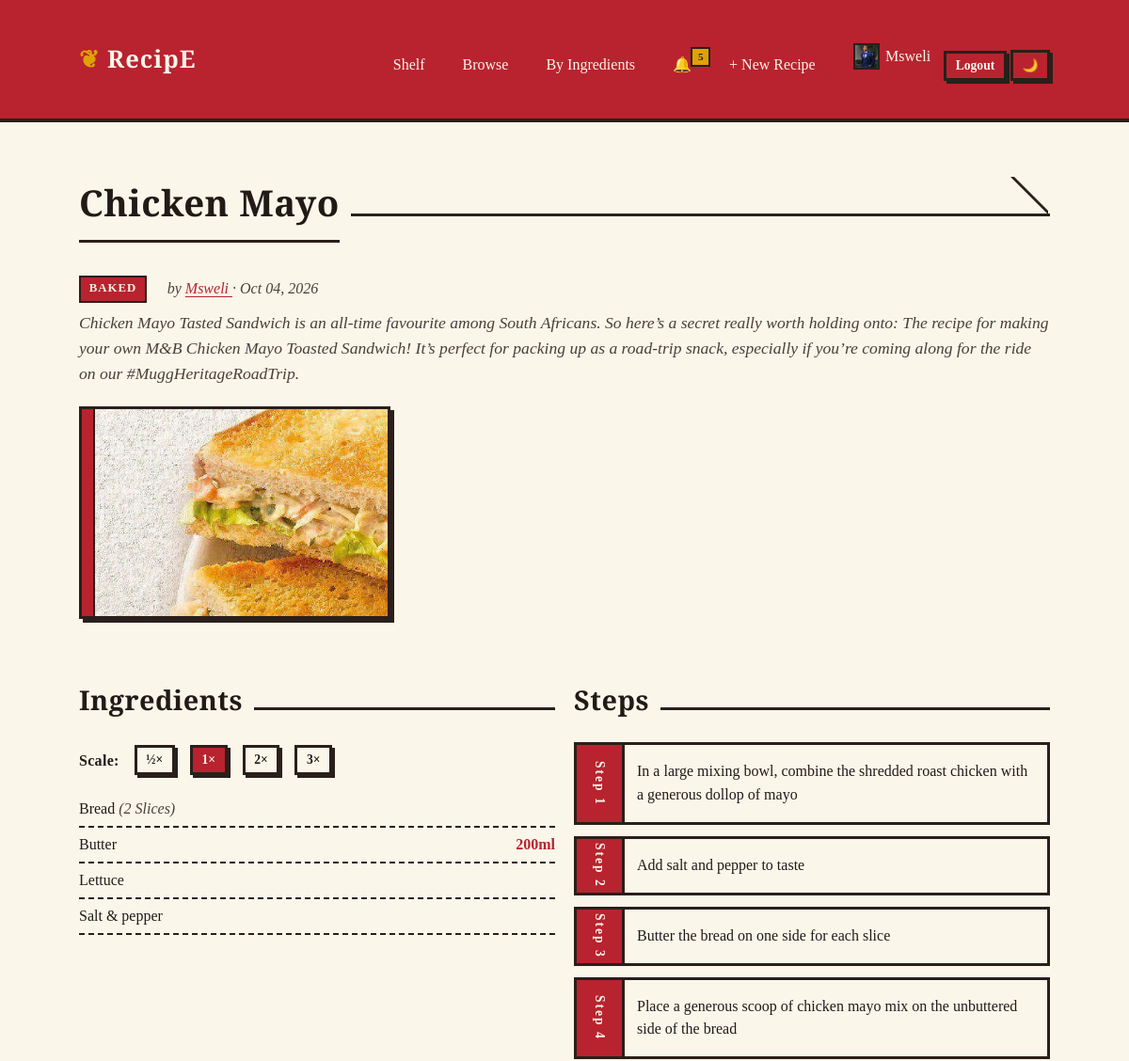
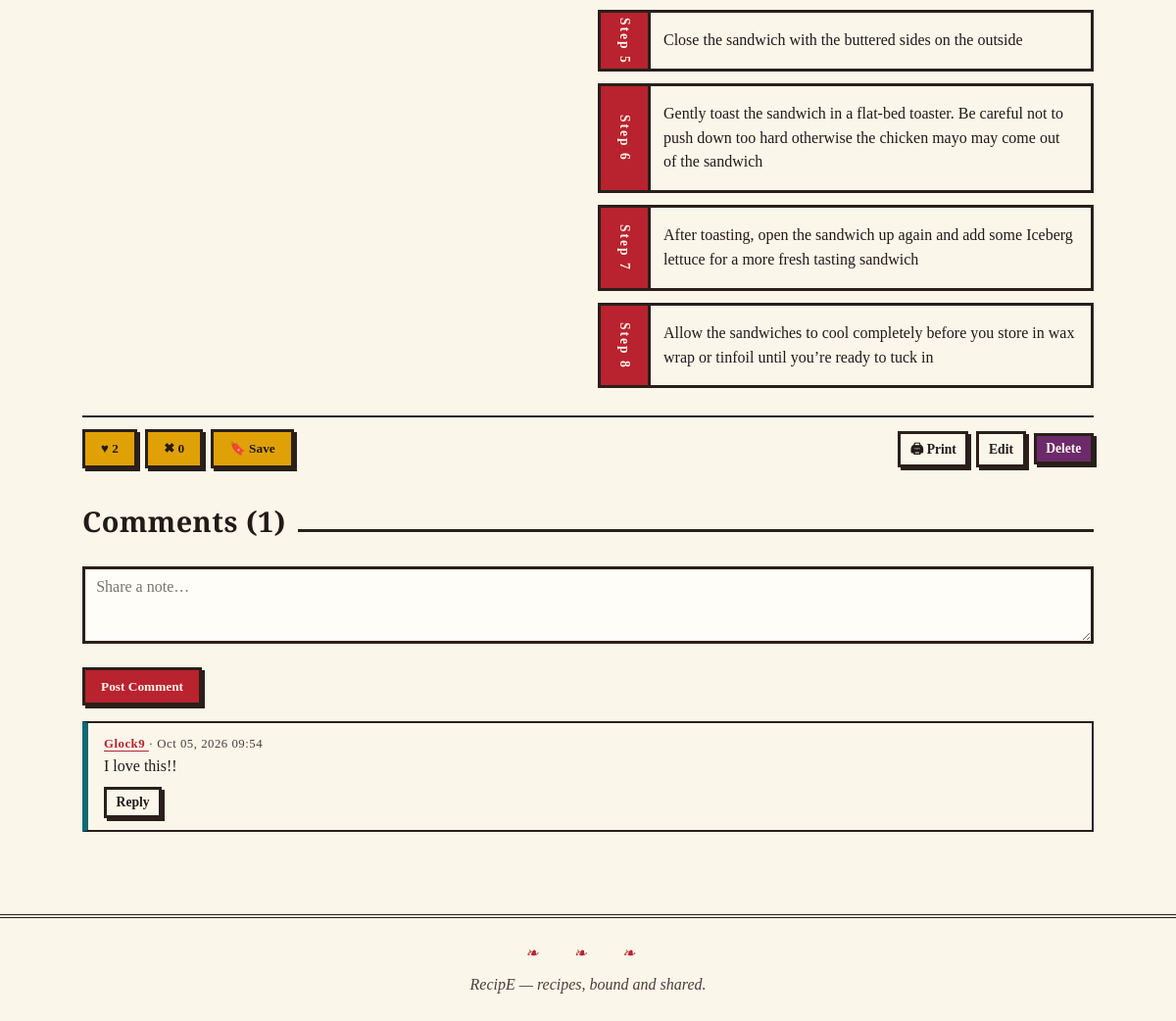
The app's page /recipes/1/view (signed in) with its own data (2 pictures, top to bottom).
### app/models/user.py (models this page shows, shortened)
class User(db.Model, UserMixin):
    __tablename__ = "users"
    id = db.Column(db.Integer, primary_key=True)
    username = db.Column(db.String(50), unique=True, nullable=False, index=True)
    email = db.Column(db.String(120), unique=True, nullable=False, index=True)
    password_hash = db.Column(db.String(255), nullable=False)
    bio = db.Column(db.Text, default="")
    avatar = db.Column(db.String(255), default="")
    is_active = db.Column(db.Boolean, default=True)
    created_at = db.Column(db.DateTime, default=datetime.utcnow)
    recipes = db.relationship("Recipe", backref="author", lazy="dynamic",
                              cascade="all, delete-orphan")
    comments = db.relationship("Comment", backref="author", lazy="dynamic",
                               cascade="all, delete-orphan")
    reactions = db.relationship("Reaction", backref="user", lazy="dynamic",
                                cascade="all, delete-orphan")
    preference = db.relationship("UserPreference", backref="user", uselist=False,
                                 cascade="all, delete-orphan")
    following = db.relationship(
        "Follow", foreign_keys="Follow.follower_id",
        backref="follower", lazy="dynamic", cascade="all, delete-orphan"
    )
    followers = db.relationship(
        "Follow", foreign_keys="Follow.followed_id",
        backref="followed", lazy="dynamic", cascade="all, delete-orphan"
    )
    notifications = db.relationship(
        "Notification", foreign_keys="Notification.user_id",
        back_populates="user", lazy="dynamic", cascade="all, delete-orphan"
    )

### app/models/recipe.py (models this page shows, shortened)
class Recipe(db.Model):
    __tablename__ = "recipes"
    id = db.Column(db.Integer, primary_key=True)
    title = db.Column(db.String(150), nullable=False, index=True)
    description = db.Column(db.Text, default="")
    category = db.Column(db.String(80), index=True)
    user_id = db.Column(db.Integer, db.ForeignKey("users.id"), nullable=False)
    created_at = db.Column(db.DateTime, default=datetime.utcnow, index=True)
    updated_at = db.Column(db.DateTime, default=datetime.utcnow, onupdate=datetime.utcnow)
    ingredients = db.relationship("Ingredient", backref="recipe", lazy="select",
                                  cascade="all, delete-orphan", order_by="Ingredient.position")
    steps = db.relationship("Step", backref="recipe", lazy="select",
                            cascade="all, delete-orphan", order_by="Step.position")
    images = db.relationship("RecipeImage", backref="recipe", lazy="select",
                             cascade="all, delete-orphan")
    video = db.relationship("RecipeVideo", backref="recipe", uselist=False,
                            cascade="all, delete-orphan")
    comments = db.relationship("Comment", backref="recipe", lazy="dynamic",
                               cascade="all, delete-orphan")
    reactions = db.relationship("Reaction", backref="recipe", lazy="dynamic",
                                cascade="all, delete-orphan")
    notifications = db.relationship("Notification", back_populates="recipe", cascade="all, delete-orphan")
    savers = db.relationship("User", secondary=saved_recipes, lazy="dynamic",
                             backref=db.backref("saved_recipes", lazy="dynamic"))
    @property
    def likes_count(self):
        return self.reactions.filter_by(value=1).count()
    @property
    def dislikes_count(self):
        return self.reactions.filter_by(value=-1).count()

### app/models/image.py (models this page shows, shortened)
class RecipeImage(db.Model):
    __tablename__ = "recipe_images"
    id = db.Column(db.Integer, primary_key=True)
    recipe_id = db.Column(db.Integer, db.ForeignKey("recipes.id"), nullable=False)
    filename = db.Column(db.String(255), nullable=False)
    is_primary = db.Column(db.Boolean, default=False)

### app/models/ingredient.py (models this page shows, shortened)
class Ingredient(db.Model):
    __tablename__ = "ingredients"
    id = db.Column(db.Integer, primary_key=True)
    recipe_id = db.Column(db.Integer, db.ForeignKey("recipes.id"), nullable=False)
    name = db.Column(db.String(120), nullable=False)
    quantity = db.Column(db.String(50), default="")  # "2", "1/2"
    unit = db.Column(db.String(50), default="")       # "cups", "g", "tbsp"
    weight = db.Column(db.String(50), default="")     # optional extra
    notes = db.Column(db.String(255), default="")
    position = db.Column(db.Integer, default=0)

### app/models/step.py (models this page shows, shortened)
class Step(db.Model):
    __tablename__ = "steps"
    id = db.Column(db.Integer, primary_key=True)
    recipe_id = db.Column(db.Integer, db.ForeignKey("recipes.id"), nullable=False)
    position = db.Column(db.Integer, nullable=False, default=1)
    instruction = db.Column(db.Text, nullable=False)

### app/models/comment.py (models this page shows, shortened)
class Comment(db.Model):
    __tablename__ = "comments"
    id = db.Column(db.Integer, primary_key=True)
    recipe_id = db.Column(db.Integer, db.ForeignKey("recipes.id"), nullable=False)
    user_id = db.Column(db.Integer, db.ForeignKey("users.id"), nullable=False)
    parent_id = db.Column(db.Integer, db.ForeignKey("comments.id"), nullable=True)
    body = db.Column(db.Text, nullable=False)
    created_at = db.Column(db.DateTime, default=datetime.utcnow)
    replies = db.relationship("Comment", backref=db.backref("parent", remote_side=[id]),
                              lazy="dynamic", cascade="all, delete-orphan")
    notifications = db.relationship("Notification", back_populates="comment", cascade="all, delete-orphan")

### app/routes/recipes.py (the view)
@recipes_bp.get("/<int:recipe_id>/view")
def recipe_page(recipe_id):
    recipe = Recipe.query.get_or_404(recipe_id)
    uid = current_user.id if current_user.is_authenticated else None
    my_reaction = 0
    is_saved = False
    if uid:
        r = recipe.reactions.filter_by(user_id=uid).first()
        my_reaction = r.value if r else 0
        is_saved = recipe.savers.filter_by(id=uid).first() is not None
    comments = CommentService.list_for_recipe(recipe.id)
    return render_template("recipe_detail.html",
                           recipe=recipe, comments=comments,
                           my_reaction=my_reaction, is_saved=is_saved)

### app/models/user.py (called while the page is built)
@login_manager.user_loader
def load_user(user_id):
    return User.query.get(int(user_id))

### app/services/comment_service.py (called while the page is built)
    @staticmethod
    def list_for_recipe(recipe_id, top_level_only=True):
        q = Comment.query.filter_by(recipe_id=recipe_id)
        if top_level_only:
            q = q.filter(Comment.parent_id.is_(None))
        return q.order_by(Comment.created_at.desc()).all()

### app/templates/recipe_detail.html (shortened to what this page needs)
{% extends "base.html" %}
{% block content %}
<article class="recipe-detail" data-recipe-id="{{ recipe.id }}">
  <div class="chapter">
    <h1>{{ recipe.title }}</h1>
  </div>
  <div class="row">
    <span class="tag tag--crimson">{{ recipe.category or "Uncategorised" }}</span>
    <span class="muted">by
      <a href="{{ url_for('users.profile_page', username=recipe.author.username) }}">
        {{ recipe.author.username }}
      </a>
      · {{ recipe.created_at.strftime("%b %d, %Y") }}
    </span>
  </div>
  {% if recipe.description %}
    <p class="recipe-desc">{{ recipe.description }}</p>
  {% endif %}
  {% if recipe.images %}
    <div class="gallery grid grid--3">
      {% for img in recipe.images %}
        <figure class="card card--{{ 'crimson' if img.is_primary else 'mustard' }} gallery__item">
          <img src="{{ url_for('static', filename='uploads/' ~ img.filename) }}"
               alt="{{ recipe.title }} — image {{ loop.index }}" loading="lazy">
        </figure>
      {% endfor %}
    </div>
  {% endif %}
  <div class="grid grid--2 mt-3">
    <section>
      <div class="chapter"><h2>Ingredients</h2></div>
      <div class="scale-controls row">
        <label>Scale:</label>
        <button class="btn btn--sm btn--ghost" data-scale="0.5">½×</button>
        <button class="btn btn--sm btn--primary" data-scale="1">1×</button>
        <button class="btn btn--sm btn--ghost" data-scale="2">2×</button>
        <button class="btn btn--sm btn--ghost" data-scale="3">3×</button>
      </div>
      <ul class="ingredients" data-scalable>
        {% for ing in recipe.ingredients %}
          <li>
            <span>{{ ing.name }}{% if ing.notes %} <em class="muted">({{ ing.notes }})</em>{% endif %}</span>
            <span class="qty"
                  data-original-qty="{{ ing.quantity }}"
                  data-original-weight="{{ ing.weight }}">
              {{ ing.quantity }}{% if ing.unit %} {{ ing.unit }}{% endif %}
            </span>
          </li>
        {% else %}
          <li class="muted">No ingredients listed.</li>
        {% endfor %}
      </ul>
    </section>
    <section>
      <div class="chapter"><h2>Steps</h2></div>
      <ol class="steps">
        {% for step in recipe.steps %}
          <li><div>{{ step.instruction }}</div></li>
        {% else %}
          <li class="muted">No steps listed.</li>
        {% endfor %}
      </ol>
    </section>
  </div>
  <div class="action-bar" data-action-bar>
    <button class="btn btn--like {% if my_reaction == 1 %}is-active{% endif %}"
            data-action="like" data-recipe-id="{{ recipe.id }}">
      ♥ <span class="likes-count">{{ recipe.likes_count }}</span>
    </button>
    <button class="btn btn--dislike {% if my_reaction == -1 %}is-active{% endif %}"
            data-action="dislike" data-recipe-id="{{ recipe.id }}">
      ✖ <span class="dislikes-count">{{ recipe.dislikes_count }}</span>
    </button>
    <button class="btn btn--save {% if is_saved %}is-active{% endif %}"
            data-action="save" data-recipe-id="{{ recipe.id }}">
      🔖 Save
    </button>
    {% if current_user.is_authenticated and current_user.id == recipe.user_id %}
      <a class="btn btn--ghost btn--sm"
   href="{{ url_for('recipes.print_recipe', recipe_id=recipe.id) }}"
   target="_blank">🖨 Print</a>
      <a class="btn btn--ghost btn--sm"
         href="{{ url_for('recipes.edit_recipe_page', recipe_id=recipe.id) }}">Edit</a>
      <button class="btn btn--danger btn--sm"
              data-action="delete-recipe" data-recipe-id="{{ recipe.id }}">Delete</button>
    {% endif %}
  </div>
  <div class="chapter"><h2>Comments ({{ recipe.comments.count() }})</h2></div>
  {% if current_user.is_authenticated %}
    <form class="comment-form" data-comment-form data-recipe-id="{{ recipe.id }}">
      <textarea name="body" rows="3" placeholder="Share a note…" required></textarea>
      <button class="btn btn--primary mt-1" type="submit">Post Comment</button>
    </form>
  {% else %}
    <p class="muted"><a href="{{ url_for('auth.login_page') }}">Log in</a> to comment.</p>
  {% endif %}
  <div class="comment-list" data-comment-list data-recipe-id="{{ recipe.id }}">
    {% for c in comments %}
      {% include "partials/_comment.html" with context %}
    {% else %}
      <p class="muted">No comments yet — be the first.</p>
    {% endfor %}
  </div>
</article>
{% endblock %}

### app/templates/base.html (shortened to what this page needs)
<!DOCTYPE html>
<html lang="en">
<head>
  <link rel="stylesheet" href="{{ url_for('static', filename='css/style.css') }}" />
</head>
<body data-authed="{{ 'true' if current_user.is_authenticated else 'false' }}"
      data-user-id="{{ current_user.id if current_user.is_authenticated else '' }}">
  <header class="site-header">
    <div class="container">
      <a class="brand" href="{{ url_for('feed.dashboard') }}">RecipE</a>
      <nav class="site-nav" data-nav>
        <a href="{{ url_for('feed.dashboard') }}">Shelf</a>
        <a href="{{ url_for('recipes.list_recipes_page') }}">Browse</a>
        <a href="{{ url_for('recipes.by_ingredients_page') }}">By Ingredients</a>
        {% if current_user.is_authenticated %}
          <a href="{{ url_for('notifications.list_page') }}" class="nav-bell" title="Notifications">
    🔔<span class="nav-bell__badge" data-notif-badge hidden></span>
          </a>
          <a href="{{ url_for('recipes.new_recipe_page') }}">+ New Recipe</a>
          <a href="{{ url_for('users.profile_page', username=current_user.username) }}" class="nav-avatar">
            {% if current_user.avatar %}
              <img src="{{ url_for('static', filename='uploads/' ~ current_user.avatar) }}"
                   alt="{{ current_user.username }}" />
            {% else %}
              <span class="avatar-placeholder--sm">{{ current_user.username[:1]|upper }}</span>
            {% endif %}
            {{ current_user.username }}
          </a>
          <form action="{{ url_for('auth.logout') }}" method="post" style="display:inline">
            <button class="btn btn--sm btn--primary" type="submit">Logout</button>
          </form>
          <button class="btn btn--sm btn--ghost theme-toggle" data-theme-toggle title="Toggle theme">🌙</button>
        {% else %}
          <a href="{{ url_for('auth.login_page') }}">Login</a>
          <a href="{{ url_for('auth.register_page') }}">Register</a>
        {% endif %}
      </nav>
    </div>
  </header>
  <main class="container">
    {% block content %}{% endblock %}
  </main>
  <footer class="site-footer">
    RecipE — recipes, bound and shared.
  </footer>
</body>
</html>

### app/templates/partials/_comment.html (shortened to what this page needs)
<div class="comment" data-comment-id="{{ c.id }}">
  <div class="meta">
    <strong>
      <a href="{{ url_for('users.profile_page', username=c.author.username) }}">
        {{ c.author.username }}
      </a>
    </strong>
    · {{ c.created_at.strftime("%b %d, %Y %H:%M") }}
  </div>
  <div class="comment-body">{{ c.body }}</div>
  {% if current_user.is_authenticated %}
    <div class="row mt-1">
      <button class="btn btn--sm btn--ghost" data-action="reply" data-comment-id="{{ c.id }}">Reply</button>
    </div>
  {% endif %}
</div>

### records on screen
User: avatar (picture), username "Msweli", author.username "Msweli"
Recipe: title "Chicken Mayo", category "BAKED", created_at "Oct 04, 2026", description "Chicken Mayo Tasted Sandwich is an all-time favourite among South Africans. So here’s a secret really worth holding onto: The recipe for making your own M&B Chicken Mayo Toasted Sandwich! It’s perfect for packing up as a road-trip snack, especially if you’re coming along for the ride on our #MuggHeritageRoadTrip."
RecipeImage: filename (picture)
Ingredient: name "Bread", notes "2 Slices"
Ingredient: name "Butter", unit "200ml"
Ingredient: name "Lettuce"
Ingredient: name "Salt & pepper"
Step: instruction "In a large mixing bowl, combine the shredded roast chicken with a generous dollop of mayo"
Step: instruction "Add salt and pepper to taste"
Step: instruction "Butter the bread on one side for each slice"
Step: instruction "Place a generous scoop of chicken mayo mix on the unbuttered side of the bread"
Step: instruction "Close the sandwich with the buttered sides on the outside"
Step: instruction "Gently toast the sandwich in a flat-bed toaster. Be careful not to push down too hard otherwise the chicken mayo may come out of the sandwich"
Step: instruction "After toasting, open the sandwich up again and add some Iceberg lettuce for a more fresh tasting sandwich"
Step: instruction "Allow the sandwiches to cool completely before you store in wax wrap or tinfoil until you’re ready to tuck in"
Comment: author.username "Glock9", created_at "Oct 05, 2026 09:54", body "I love this!!"

### other values on screen
{{ recipe.likes_count }} "2"
{{ recipe.dislikes_count }} "0"
{{ recipe.comments.count() }} "1"
